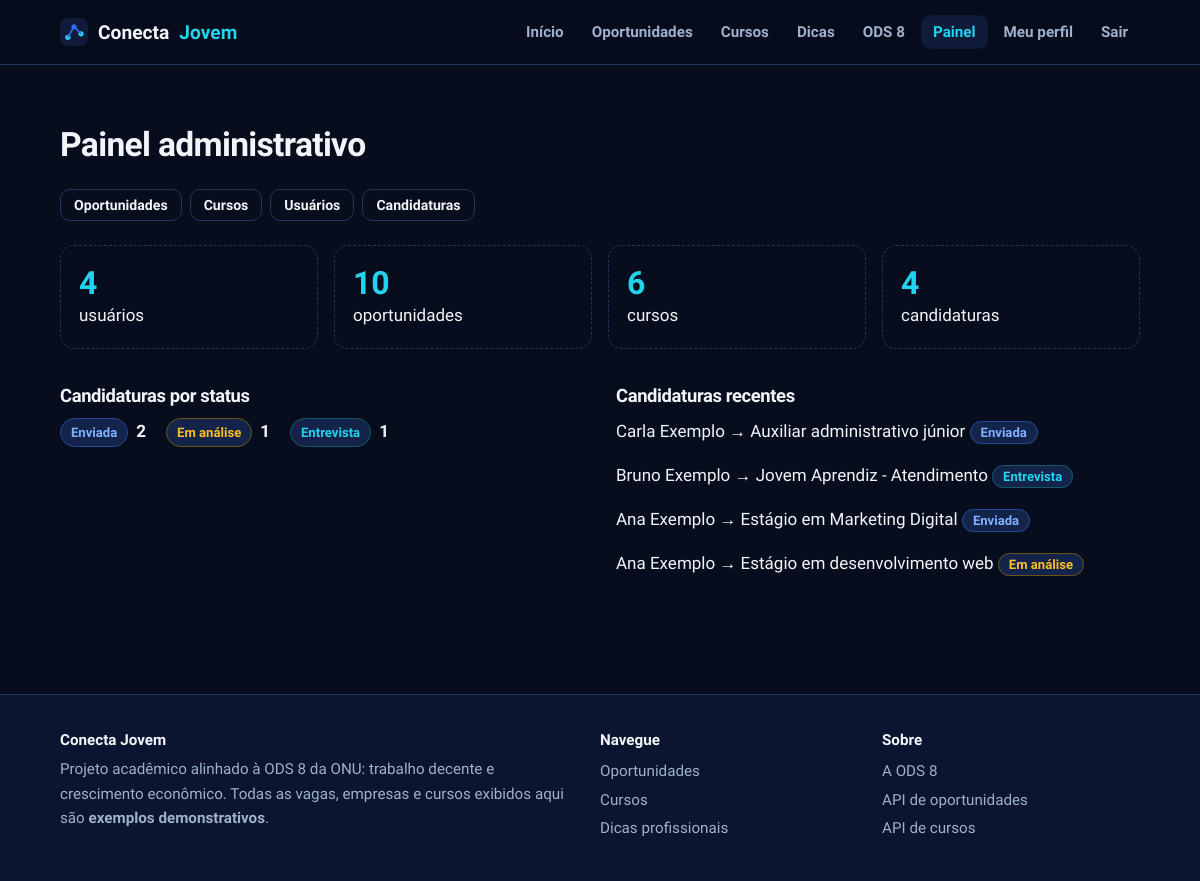
Page /admin (signed in) on the committed database.
### models.py (models this page shows, shortened)
class Candidatura(db.Model):
    __tablename__ = "candidaturas"
    __table_args__ = (
        db.UniqueConstraint("usuario_id", "oportunidade_id", name="uq_candidatura_usuario_oportunidade"),
    )
    id = db.Column(db.Integer, primary_key=True)
    usuario_id = db.Column(db.Integer, db.ForeignKey("usuarios.id", ondelete="CASCADE"), nullable=False)
    oportunidade_id = db.Column(
        db.Integer, db.ForeignKey("oportunidades.id", ondelete="CASCADE"), nullable=False
    )
    status = db.Column(db.String(20), nullable=False, default="Enviada")
    data_candidatura = db.Column(db.DateTime, nullable=False, default=datetime.utcnow)
    usuario = db.relationship("Usuario", back_populates="candidaturas")
    oportunidade = db.relationship("Oportunidade", back_populates="candidaturas")

class Usuario(db.Model):
    __tablename__ = "usuarios"
    id = db.Column(db.Integer, primary_key=True)
    nome = db.Column(db.String(100), nullable=False)
    email = db.Column(db.String(120), unique=True, nullable=False, index=True)
    senha_hash = db.Column(db.String(255), nullable=False)
    tipo = db.Column(db.String(10), nullable=False, default="comum")  # comum | admin
    data_criacao = db.Column(db.DateTime, nullable=False, default=datetime.utcnow)
    candidaturas = db.relationship(
        "Candidatura", back_populates="usuario", cascade="all, delete-orphan"
    )
    @property
    def is_admin(self):
        return self.tipo == "admin"

class Oportunidade(db.Model):
    __tablename__ = "oportunidades"
    id = db.Column(db.Integer, primary_key=True)
    titulo = db.Column(db.String(150), nullable=False)
    empresa = db.Column(db.String(120), nullable=False)
    descricao = db.Column(db.Text, nullable=False)
    categoria = db.Column(db.String(60), nullable=False)
    modalidade = db.Column(db.String(20), nullable=False)
    localizacao = db.Column(db.String(100), nullable=False)
    tipo = db.Column(db.String(20), nullable=False)
    ativa = db.Column(db.Boolean, nullable=False, default=True)
    data_criacao = db.Column(db.DateTime, nullable=False, default=datetime.utcnow)
    candidaturas = db.relationship(
        "Candidatura", back_populates="oportunidade", cascade="all, delete-orphan"
    )

### app.py (the view)
    @app.get("/admin")
    @admin_obrigatorio
    def painel_admin():
        por_status = dict(db.session.query(Candidatura.status, func.count(Candidatura.id)).group_by(Candidatura.status).all())
        recentes = Candidatura.query.order_by(Candidatura.data_candidatura.desc()).limit(5).all()
        totais = dict(usuarios=Usuario.query.count(), oportunidades=Oportunidade.query.count(),
                      cursos=Curso.query.count(), candidaturas=Candidatura.query.count())
        return render_template("admin/dashboard.html", totais=totais, por_status=por_status, recentes=recentes)

### templates/admin/dashboard.html (shortened to what this page needs)
{% extends "base.html" %}
{% from "_macros.html" import tag_status %}
{% block conteudo %}
<section class="bloco"><div class="wrap">
  <h2>Painel administrativo</h2>
  <div class="admin-nav">
    <a class="btn btn-sec btn-sm" href="{{ url_for('admin_lista', chave='oportunidades') }}">Oportunidades</a>
    <a class="btn btn-sec btn-sm" href="{{ url_for('admin_lista', chave='cursos') }}">Cursos</a>
    <a class="btn btn-sec btn-sm" href="{{ url_for('admin_lista', chave='usuarios') }}">Usuários</a>
    <a class="btn btn-sec btn-sm" href="{{ url_for('admin_lista', chave='candidaturas') }}">Candidaturas</a>
  </div>
  <div class="numeros">
    <div class="numero"><strong>{{ totais.usuarios }}</strong>usuários</div>
    <div class="numero"><strong>{{ totais.oportunidades }}</strong>oportunidades</div>
    <div class="numero"><strong>{{ totais.cursos }}</strong>cursos</div>
    <div class="numero"><strong>{{ totais.candidaturas }}</strong>candidaturas</div>
  </div>
  <div class="duas" style="margin-top:36px">
    <div><h3>Candidaturas por status</h3>
      {% if por_status %}<div class="meta">{% for s in STATUS %}{% if por_status.get(s) %}{{ tag_status(s) }} <strong style="margin-right:12px">{{ por_status[s] }}</strong>{% endif %}{% endfor %}</div>
      {% else %}<p class="mut">Nenhuma candidatura ainda.</p>{% endif %}
    </div>
    <div><h3>Candidaturas recentes</h3>
      {% for c in recentes %}<p>{{ c.usuario.nome }} → {{ c.oportunidade.titulo }} {{ tag_status(c.status) }}</p>{% else %}<p class="mut">Sem registros.</p>{% endfor %}
    </div>
  </div>
</div></section>
{% endblock %}

### templates/_macros.html (shortened to what this page needs)
{% macro tag_status(s) %}
<span class="tag {{ {'Enviada':'info','Em análise':'warn','Entrevista':'tipo','Aprovada':'ok','Não selecionada':'err'}.get(s,'') }}">{{ s }}</span>
{% endmacro %}

### static/css/style.css (style rules this page uses)
:root { --bg:#070d1c; --bg2:#0b1530; --surf:#0f1b38; --surf2:#14234a; --line:#22335f; --blue:#2f6bff; --cyan:#22d3ee; --txt:#f1f5f9; --mut:#9fb0cc; --ok:#34d399; --err:#fb7185; --warn:#fbbf24; --r:14px; --fh:'Sora',system-ui,sans-serif; --fb:'Source Sans 3',system-ui,sans-serif; }
* { box-sizing:border-box }
html { scroll-behavior:smooth }
body { margin:0;background:var(--bg);color:var(--txt);font:17px/1.6 var(--fb);min-height:100vh;display:flex;flex-direction:column }
a { color:var(--cyan);text-decoration:none }
h1,h2,h3 { font-family:var(--fh);line-height:1.2;margin:0 0 .6em;letter-spacing:-.02em }
h2 { font-size:clamp(1.5rem,3vw,2.1rem) }
h3 { font-size:1.15rem }
p { margin:0 0 1em }
.wrap { max-width:1120px;margin:0 auto;padding:0 20px }
.btn { display:inline-flex;align-items:center;justify-content:center;gap:8px;padding:12px 22px;border-radius:12px;border:1px solid transparent;font:700 .98rem var(--fb);cursor:pointer;transition:transform .15s,box-shadow .2s,background .2s,border-color .2s;text-decoration:none!important;color:#fff }
.btn-sec { background:transparent;border-color:var(--line);color:var(--txt) }
.btn-sm { padding:7px 13px;font-size:.88rem;border-radius:10px }
section.bloco { padding:60px 0 }
.meta { display:flex;flex-wrap:wrap;gap:8px;margin:10px 0 14px }
.tag { font-size:.82rem;font-weight:600;padding:3px 10px;border-radius:999px;background:var(--surf2);border:1px solid var(--line);color:var(--mut) }
.tag.tipo { color:var(--cyan);border-color:#14586b }
.tag.warn { color:var(--warn);border-color:#6b5514 }
.tag.info { color:#7fb0ff;border-color:#244a96 }
.numeros { display:grid;grid-template-columns:repeat(auto-fit,minmax(170px,1fr));gap:16px;margin-top:20px }
.numero { padding:18px;border:1px dashed var(--line);border-radius:var(--r) }
.numero strong { display:block;font:700 2rem var(--fh);color:var(--cyan) }
.duas { display:grid;grid-template-columns:1fr 1fr;gap:32px;align-items:start }
.admin-nav { display:flex;gap:8px;flex-wrap:wrap;margin:24px 0 }

### rows in the picture
Candidatura: status "Enviada", por_status "2", usuario.nome "Ana Exemplo", oportunidade.titulo "Estágio em Marketing Digital"
Candidatura: status "Em análise", id "1", usuario.nome "Ana Exemplo", oportunidade.titulo "Estágio em desenvolvimento web"
Candidatura: usuario.nome "Carla Exemplo", oportunidade.titulo "Auxiliar administrativo júnior", status "Enviada"
Candidatura: usuario.nome "Bruno Exemplo", oportunidade.titulo "Jovem Aprendiz - Atendimento", status "Entrevista"

### other values in the picture
{{ totais.usuarios }} "4"
{{ totais.oportunidades }} "10"
{{ totais.cursos }} "6"
{{ totais.candidaturas }} "4"
{{ s }} "Entrevista"
{{ por_status[s] }} "1"
